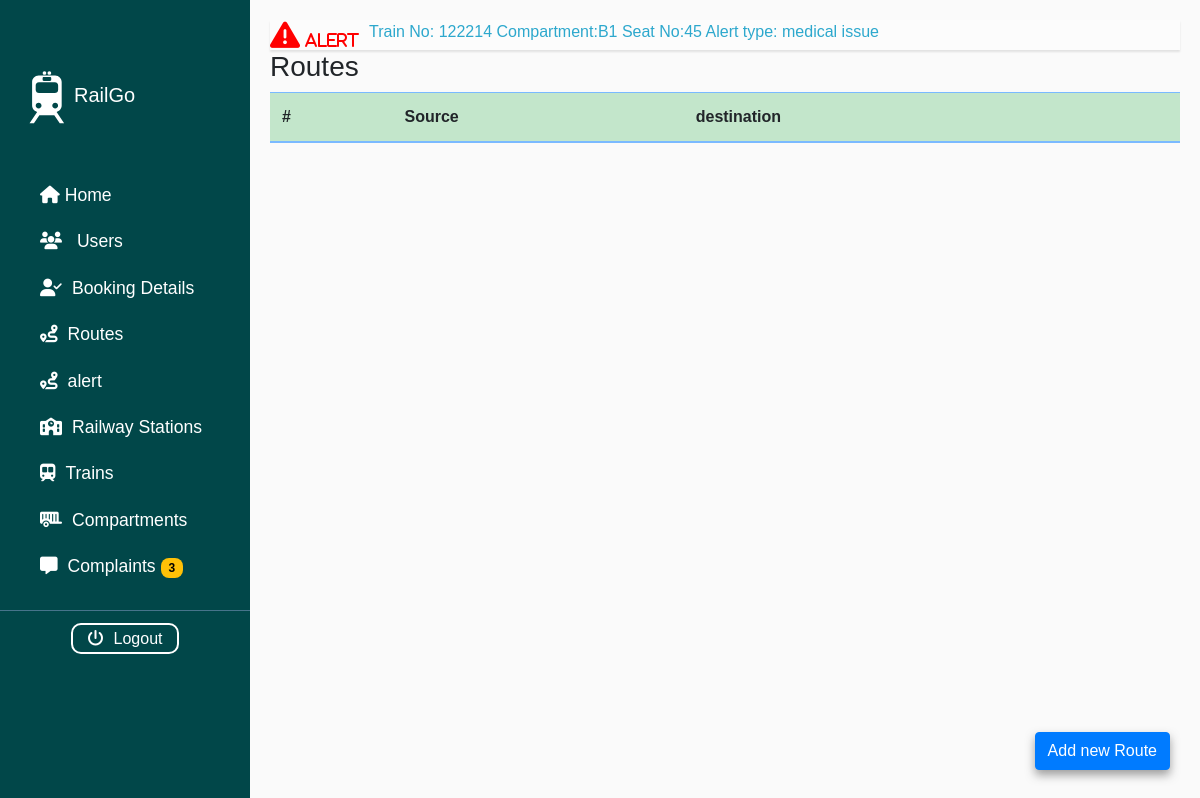
Page /routes on the earlier database version.
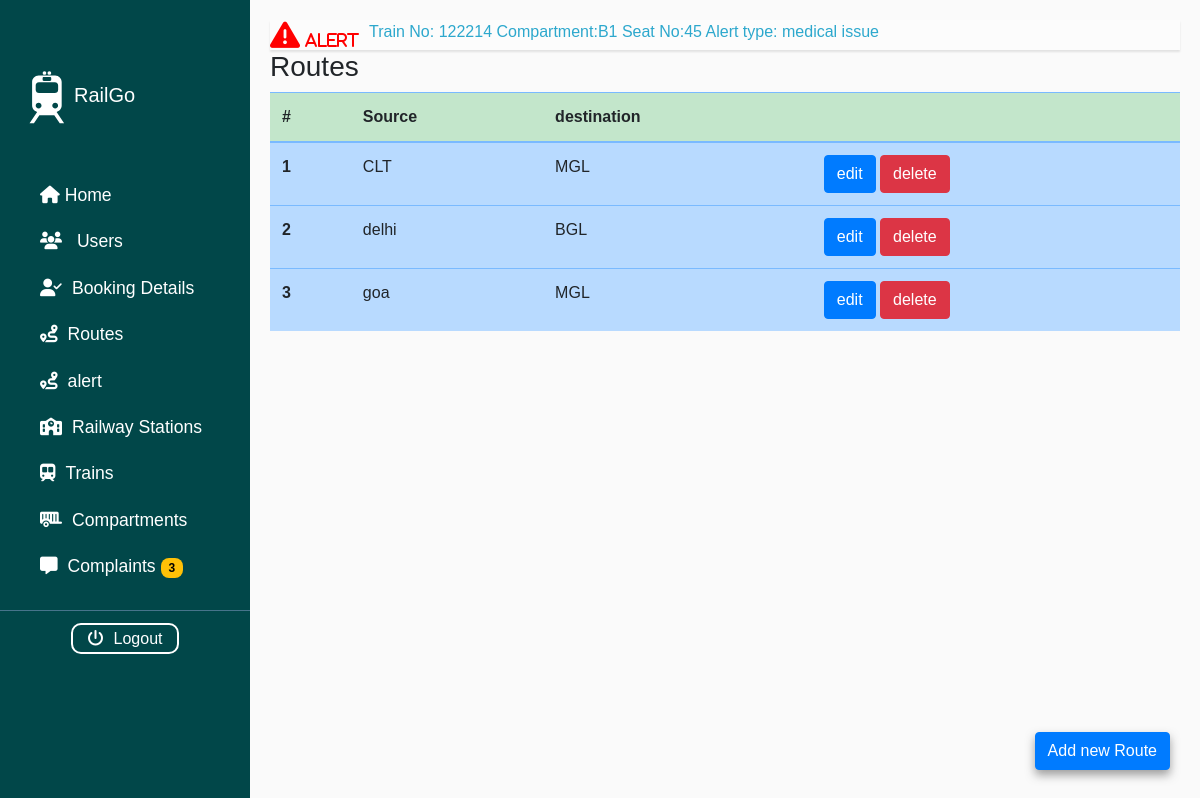
Same page on the later database version.
### trsapp/models.py (models this page shows)
class Route_model(models.Model):
    source=models.CharField(max_length=100,null=True,blank=True)
    destination=models.CharField(max_length=100,null=True,blank=True)

### trsapp/views.py (the view, shortened to what this page needs)
# urls.py: path('routes', Routes.as_view(), name='routes'),
class Routes(View):
    def get(self, request):
        c=Route_model.objects.all()
        return render(request, 'Administrator/routes.html', {'a':c})

### templates/Administrator/routes.html (shortened to what this page needs)
{% extends 'Administrator/base.html' %}
{% block content%}
                <div class="tbl-div">
                    <h3>Routes</h3>
                    <button href="#" class="btn btn-primary add-btn" onclick="openModel()">Add new Route</button>
                    <table class="table table-primary table-striped-columns table-hover">
                        <thead>
                            <tr class="table-success">
                                <th scope="col">#</th>
                                <th scope="col">Source</th>
                                <th scope="col">destination</th>
                                <th scope="col"></th>
                            </tr>
                        </thead>
                        <tbody>
                            {% for i in a %}
                            <tr>
                                <th scope="row">{{forloop.counter}}</th>
                                <td>{{i.source}}</td>
                                <td>{{i.destination}}</td>
                                <td>
                                    <a href="/editroute/{{i.id}}" class="btn btn-primary" data-id="1" data-source="Manglore" data-destination="Coimbatore" >edit</a>
                                    <a href="/deleteroute/{{i.id}}" class="btn btn-danger"
                                        onclick="confirm('are youe sure to delete this user?')">delete</a>
                                </td>
                            </tr>
                            {% endfor %}
                        </tbody>
                    </table>
                </div>
                {% endblock %}

Differences in the rows shown:
added Route_model: source "CLT", destination "MGL"
added Route_model: source "delhi", destination "BGL"
added Route_model: source "goa", destination "MGL"
